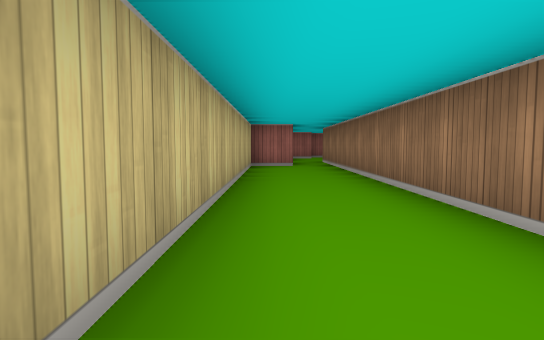
[1] (above)

14 first-person views from a walk through a cub3D maze. The camera is about half as high as the walls, tilts 4° down and sees 75° across. The floor is counted in squares. Each view is taken from the middle of a square. On the plan, view 1 faces up. The plan holds only what a view shows up to about 9 squares ahead; the rest is blank.

[2]
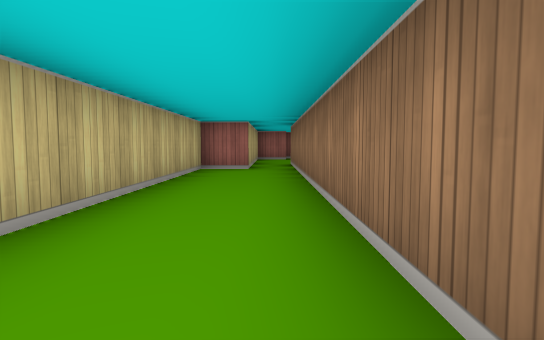

[3]
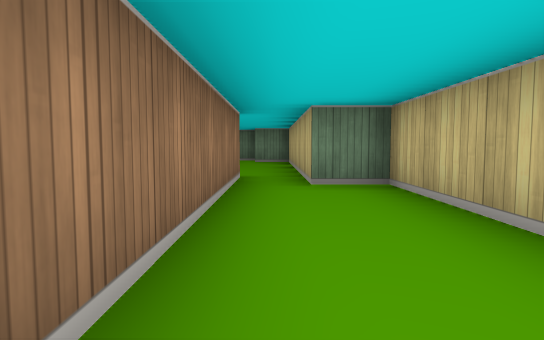

[4]
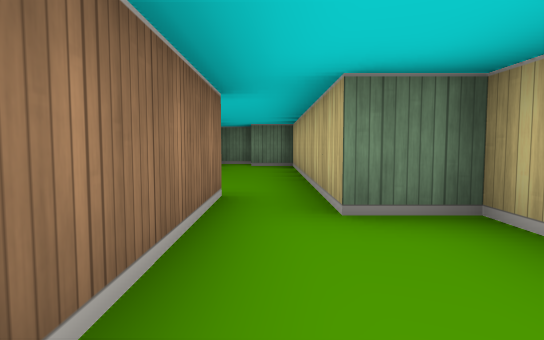

[5]
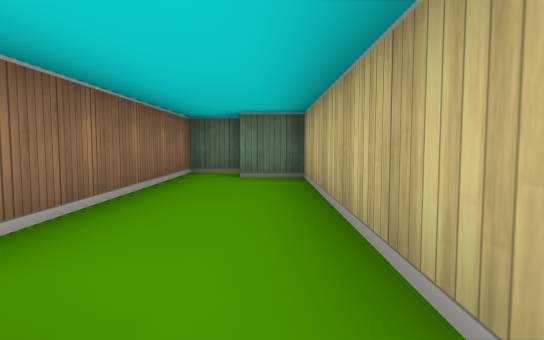

[6]
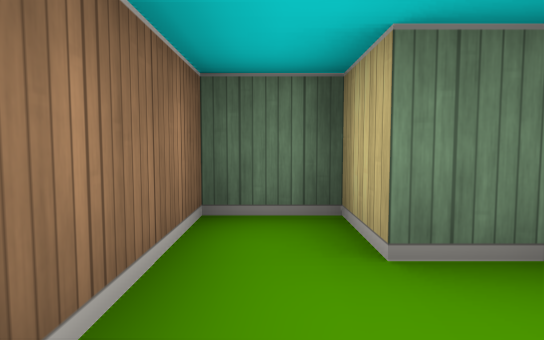

[7]
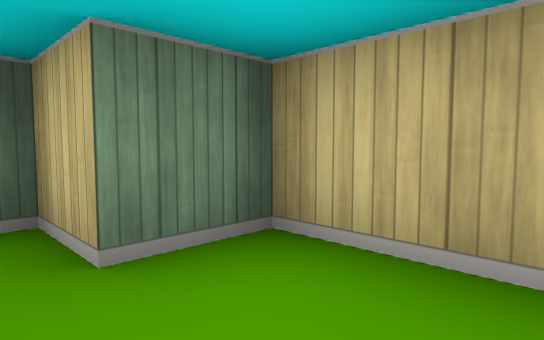

[8]
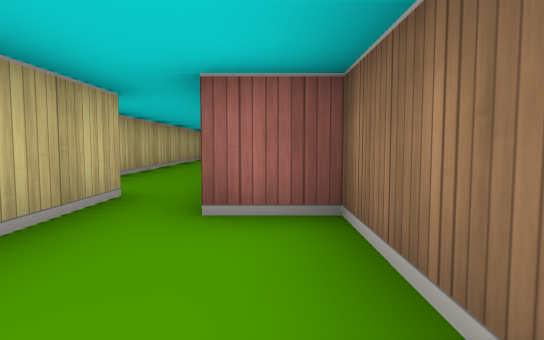

[9]
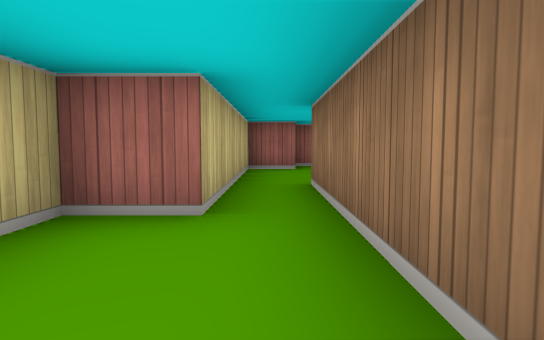

[10]
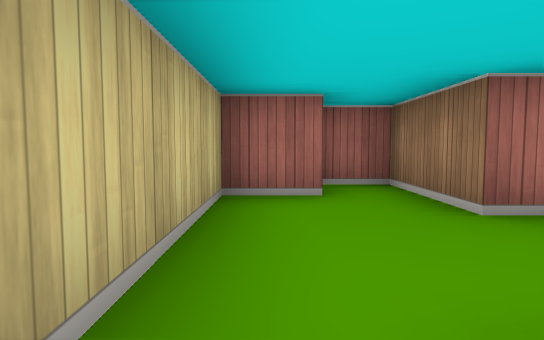

[11]
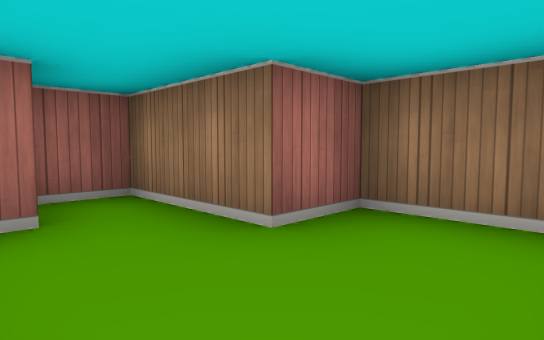

[12]
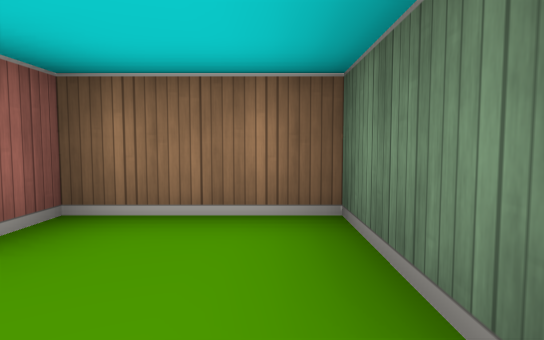

[13]
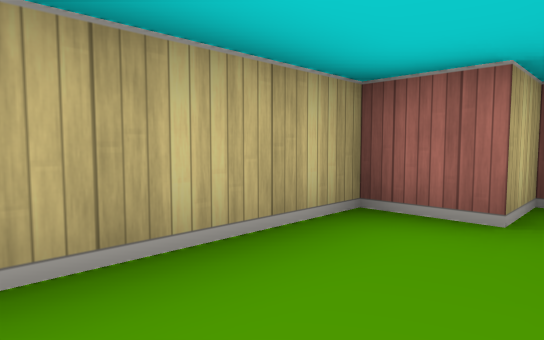

[14]
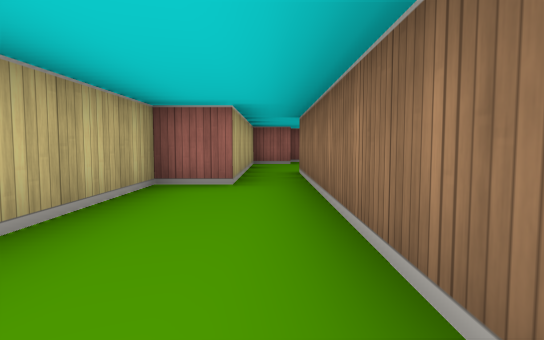

### Floor plan
Ten units are one square. View 1 is at (0, 0); x grows to the right and y downward. Boxes are objects, and circles mark ways between rooms. Rooms are numbered by the first view taken in them; rooms with no view inside come last. Other rooms are left out.
<svg viewBox="-10 -150 50 230">
<path fill="none" stroke="#000" d="M5 -85 -5 -85 -5 5 5 5 5 15M15 15 15 -85M5 15 5 65 15 65 15 75 25 75 25 15 15 15M15 -85 15 -105 35 -105 35 -125 25 -125 25 -145 15 -145 15 -135 5 -135 5 -85"/>
<circle cx="10" cy="20" r="3" fill="#2a7"/>
<circle cx="10" cy="-90" r="3" fill="#2a7"/>
<text x="10" y="-40">1</text>
<text x="20" y="40">2</text>
<text x="20" y="-120">3</text>
</svg>
Room 1 opens to room 2. Room 1 opens to room 3.

Where each view was taken, in squares from view 1:
view 1: 0 up, 0 right, facing up
view 2: 1 up, 1 right, facing up
view 3: 4 up, 1 right, facing down
view 4: 2 up, 1 right, facing down
view 5: 1 down, 1 right, facing down
view 6: 5 down, 2 right, facing down
view 7: 5 down, 2 right, facing down-left
view 8: 4 down, 2 right, facing up
view 9: 6 up, 1 right, facing up
view 10: 10 up, 1 right, facing up
view 11: 11 up, 1 right, facing up-right
view 12: 11 up, 1 right, facing right
view 13: 11 up, 2 right, facing up-left
view 14: 4 up, 1 right, facing up
